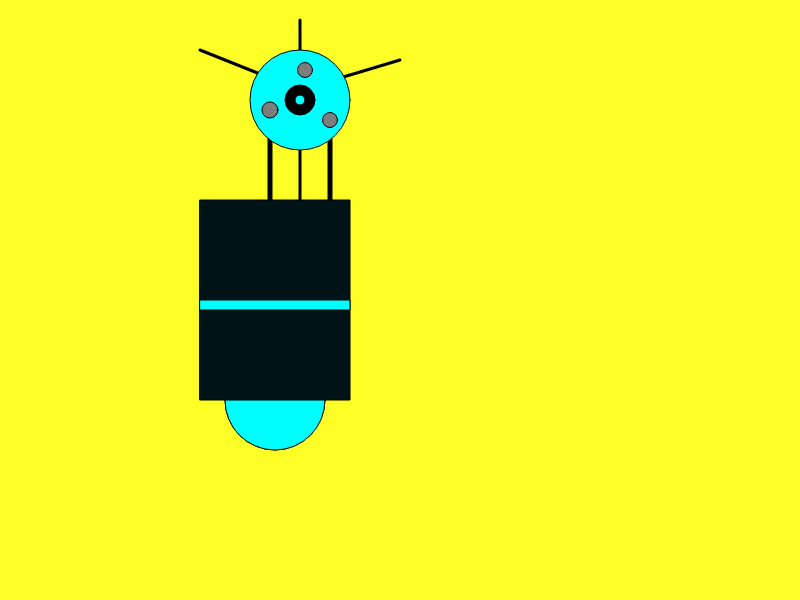
Frame 1 (no input)
Frame 60 (no input): identical to frame 1, image omitted
Frame 120 (the mouse pressed at the canvas centre since frame 60): identical to frame 1, image omitted

The p5.js sketch that drew this single still picture (run headless with seeded random() and noise() and a simulated clock; from frame 60 on, the mouse is pressed at the canvas centre):

// p5.js sketch
// ── sketch.js
function setup() {
  createCanvas(800,600);
 
}

function draw() {
background(255,255,40);
stroke(1)

//legs
fill(0,255,255);
ellipse(275,400,100,100);

//neck
strokeWeight(3);
line(200,50,300,90);
line(300,90,400,60);
line(300,90,300,20);
line(300,200,300,50);
strokeWeight(5);
line(270,200,270,100);
line(330,200,330,100);

//head
strokeWeight(1);
fill(0,255,255);
ellipse(300,100,100,100);
fill(0,0,0);
ellipse(300,100,30,30);
fill(125,125,125);
ellipse(270,110,16,16);
ellipse(330,120,15,15);
ellipse(305,70,15,15);
fill(0,255,255);
ellipse(300,100,10,10);

//legs
fill(0,255,255);
ellipse(275,400,100,100);

//body
fill(0,20,24);
rect(200,200,150,200);
fill(0,255,255);
rect(200,300,150,10);


}
